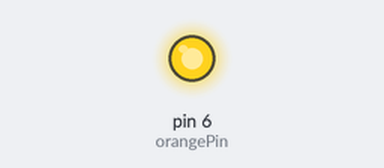
Bench run of a sketch on a simulated Arduino Uno, built with avr-gcc and run on an emulated ATmega328P. Parts: output pins drawn as LEDs (lit = HIGH).

Above: at 0.1 s.
Timing chart, 0 to 1.6 s (numbered marks = the images above):
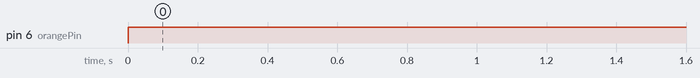

Measured:
- by itself, pin 6 (orangePin): LOW → HIGH at 0.00 s

The sketch:

using_analogWrite.ino
```cpp
int orangePin=6;
int brightness=255;//maximum is 255

//255= 5 volts
//0= 0 volts

void setup() {
  // put your setup code here, to run once:
pinMode(orangePin,OUTPUT);

}

void loop() {
  // put your main code here, to run repeatedly:
  analogWrite(orangePin,brightness);
}
```
